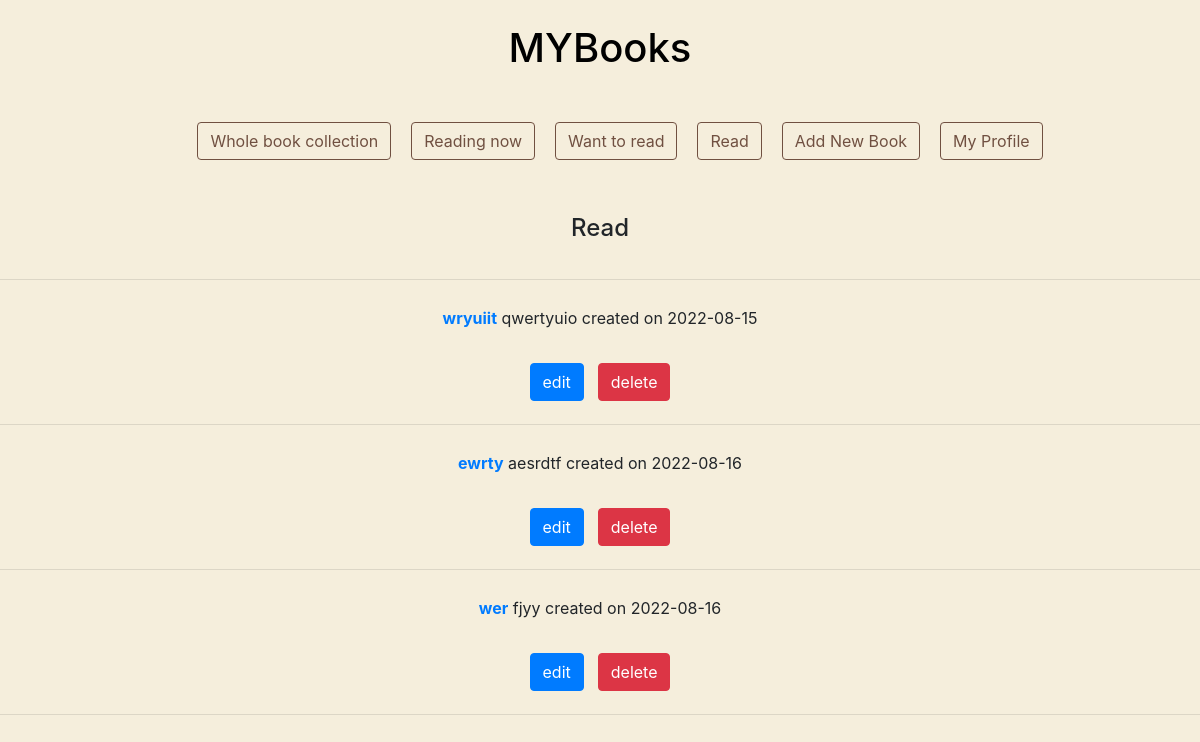
/read (signed in), run on the app's committed database.
### models.py (models this page shows, shortened)
class FinishedBook(db.Model):
    id = db.Column(db.Integer, primary_key=True)
    username = db.Column(db.String(100), nullable=False)
    title = db.Column(db.String(100), nullable=False)
    author = db.Column(db.String(100), nullable=False)
    rating = db.Column(db.Integer, nullable=False)
    response = db.Column(db.String())
    date = db.Column(db.Date, nullable=False)

### routes.py (the view)
@app.route('/read')#to do /represents new table
@login_required
def read():
    tasks = FinishedBook.query.filter_by(username=current_user.username)
    return render_template("read.html", tasks=tasks)

### routes.py (called while the page is built)
@login_manager.user_loader
def load_user(user_id):
    return User.query.get(int(user_id))

### templates/read.html (shortened to what this page needs)
{% extends "base.html" %}
{% block main %}
<h4 style="padding: 20px;">Read</h4>
				<div>
					<hr>
					{% for task in tasks%}
					<p style = "padding: 10px"><a href="{{url_for('read_book', book_id=task.id)}}" style="text-decoration: none; " >
						<strong>{{task.title }}</strong></a> {{task.author}} created on {{task.date}}
						  <div style="display: flex; flex-wrap: nowrap; justify-content: center;">
					<a href="{{url_for('edit_finished', book_id=task.id)}}" class="btn btn-primary" style="margin:7px;">edit</a>
					<a href="{{url_for('delete_finished', book_id=task.id)}}" class="btn btn-danger" style="margin:7px;" >delete</a>
				</div>  <hr></p>
					{% endfor %}
				</div>
{% endblock %}

### static/styles/main.css (style rules this page uses)
body, html { margin: 0; text-align: center; background-color:#f5eedc; }

### data on the page
FinishedBook: title "wryuiit", author "qwertyuio", date "2022-08-15"
FinishedBook: title "ewrty", author "aesrdtf", date "2022-08-16"
FinishedBook: title "wer", author "fjyy", date "2022-08-16"
